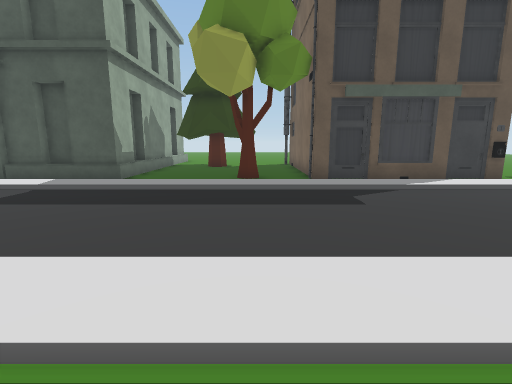
[1] (above)

20 first-person views from a walk through a scene from a Unity 3-D project. The camera is 1.2 m above the floor, tilts 10° down and sees 85° across. The floor is counted in squares, 1 m on a side. Each view is taken from the middle of a square. On the plan, view 1 faces up. The plan holds only what a view shows up to about 13 squares ahead; the rest is blank. The place goes on beyond the plan. The player is left out.

[2]
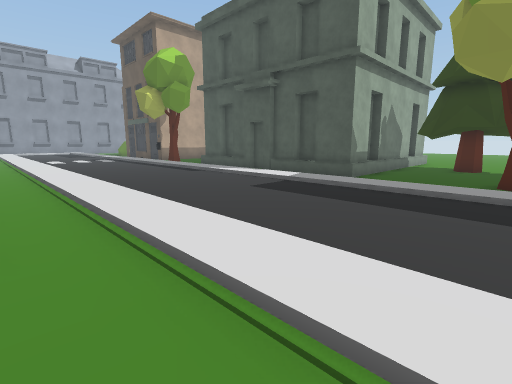

[3]
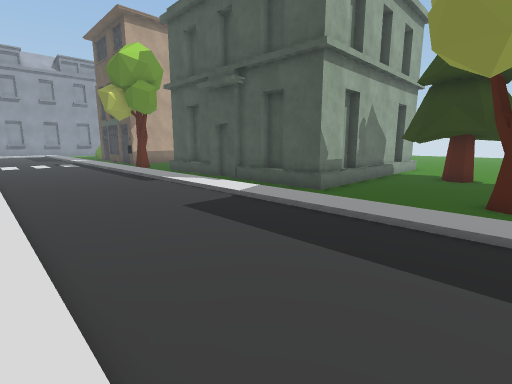

[4]
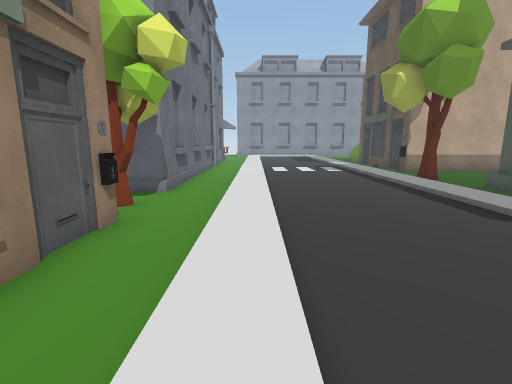

[5]
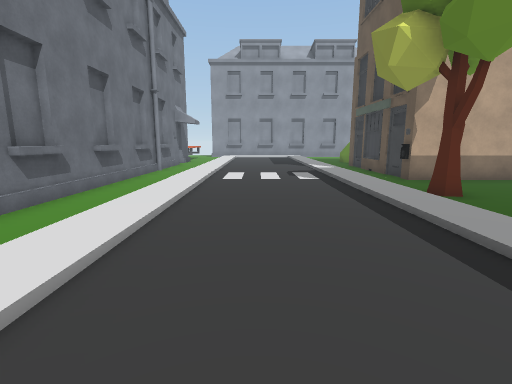

[6]
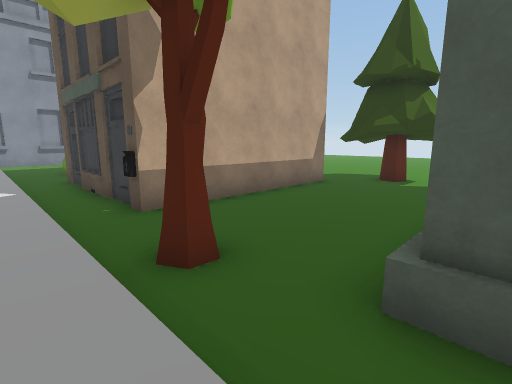

[7]
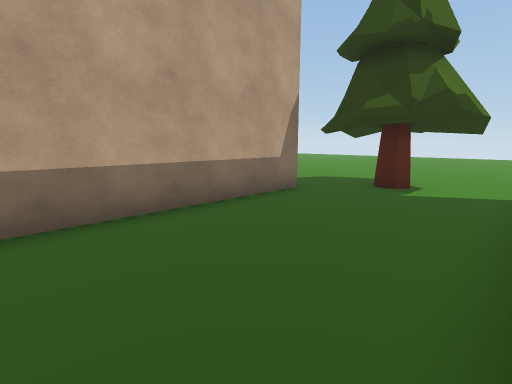

[8]
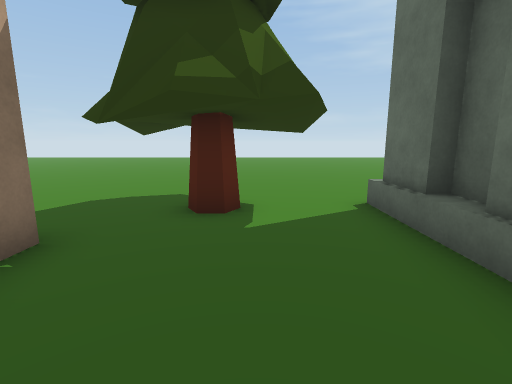

[9]
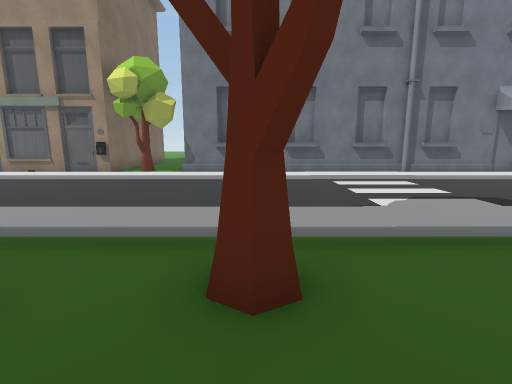

[10]
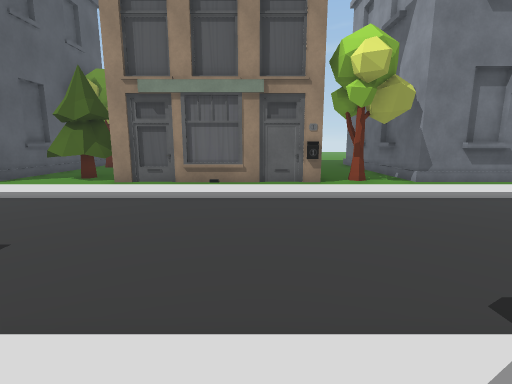

[11]
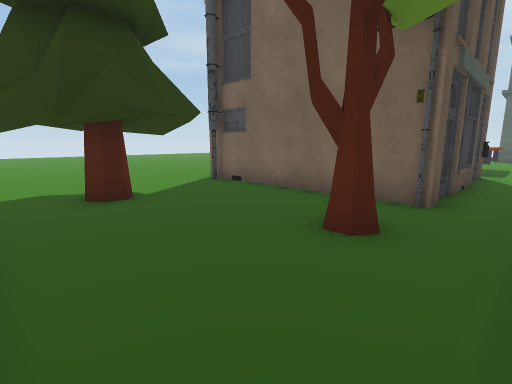

[12]
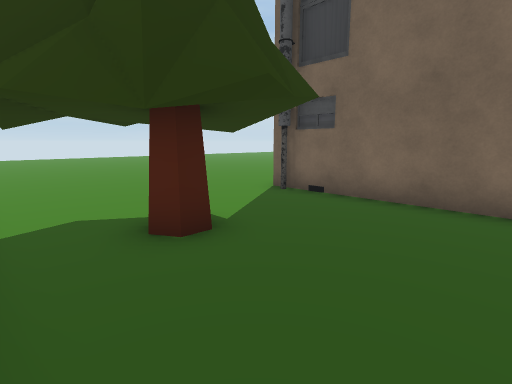

[13]
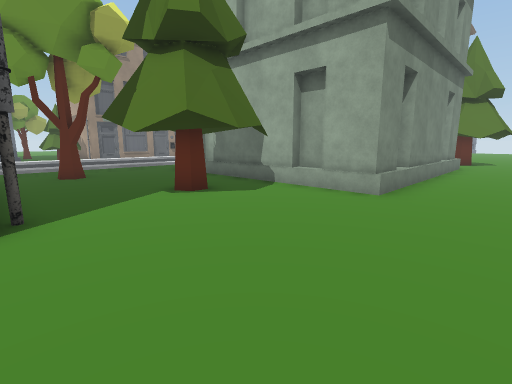

[14]
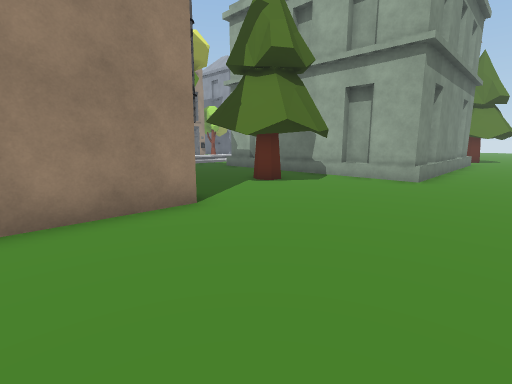

[15]
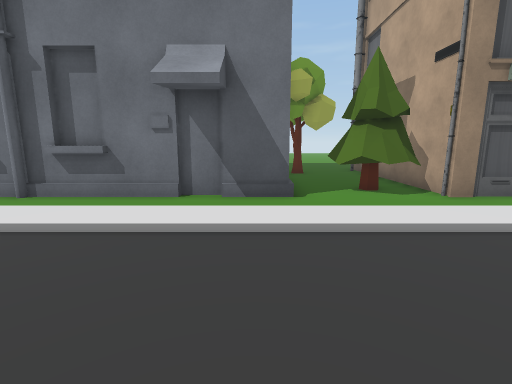

[16]
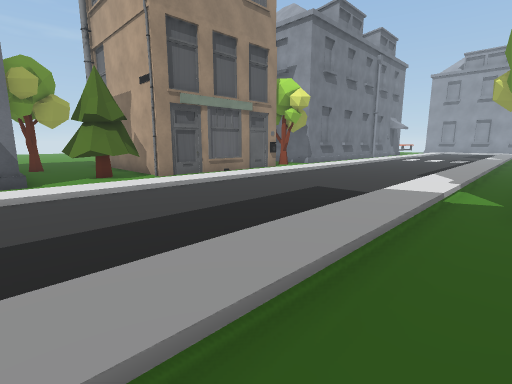

[17]
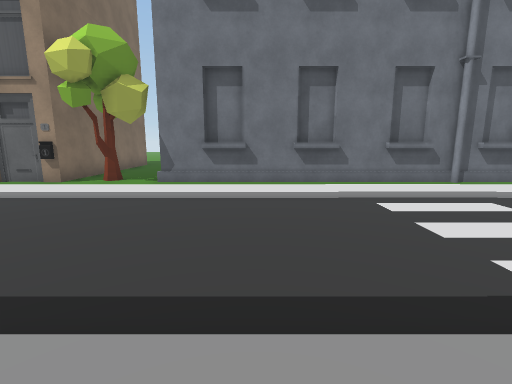

[18]
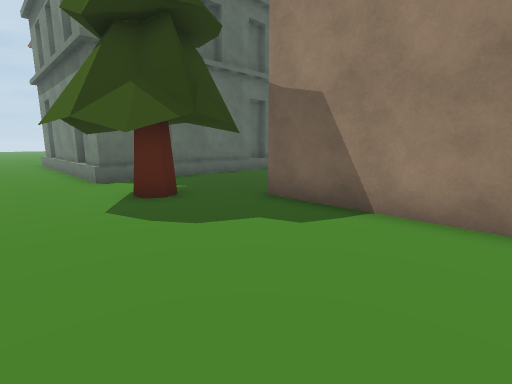

[19]
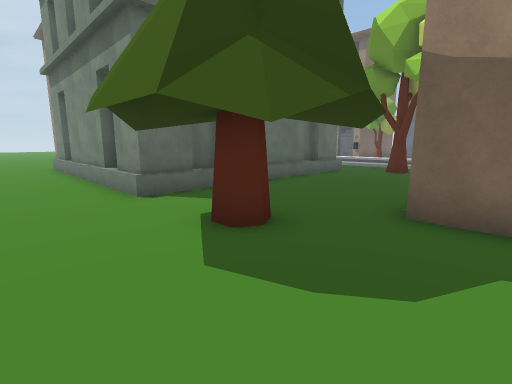

[20]
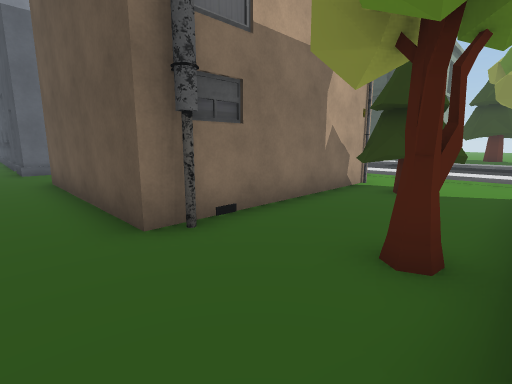

### Floor plan
Key: @ floor where view 1 was taken; # wall or solid block; . main floor; : floor 0.25 m higher than the main floor; B building; T tree.
Columns run from 23 left of view 1 to 5 right of it. Each row starts with its distance up from view 1.
 21 .............. ..............
 20 .....TTT.....................
 19 .....T..T....................
 18 ....T.TTT.########B..........
 17 .....T....#      ##..........
 16 BBBBBT....#       #.TTT..BBBB
 15     B.....#       #T.T.T.B
 14     B.....#       #T.T...#
 13     B.....#       #.T....#
 12     B.....#       #......B
 11     B.....#       #......B
 10     B.....#########...TT.###
  9 BBB.B..T... .BB..........B.BB
  8 .............................
  7 :::::::::::::::::::::::::::::
  6  ............................
  5  ............................
  4 ............................
  3 ............................
  2 :::::::::::::::::::::::::::::
  1 .............................
  0 .......................@.....
 -1 #####B##B##.TBBBBB#BTTT#####B
 -2           #.TB     #TTTB
 -3           B..B     BTT.B
 -4           #..B     B...#
 -5           #..B     #...B
 -6           B  B     #..TB
 -7           #..BBBBBBBB..
 -8      B##B##............
 -9              ...........

Where each view was taken, in squares from view 1:
view 1: 0 up, 0 right, facing up
view 2: 0 up, 0 right, facing up-left
view 3: 2 up, 0 right, facing up-left
view 4: 2 up, 5 left, facing left
view 5: 4 up, 9 left, facing left
view 6: 7 up, 13 left, facing up-left
view 7: 10 up, 14 left, facing up-left
view 8: 13 up, 16 left, facing up
view 9: 11 up, 16 left, facing down
view 10: 8 up, 8 left, facing down
view 11: 8 up, 4 left, facing up-right
view 12: 11 up, 4 left, facing up-right
view 13: 21 up, 2 right, facing down-left
view 14: 21 up, 5 right, facing down-left
view 15: 6 up, 1 right, facing down
view 16: 9 up, 1 right, facing down-left
view 17: 8 up, 16 left, facing down
view 18: 21 up, 23 left, facing down-right
view 19: 21 up, 20 left, facing down-right
view 20: 9 down, 0 right, facing up-left
